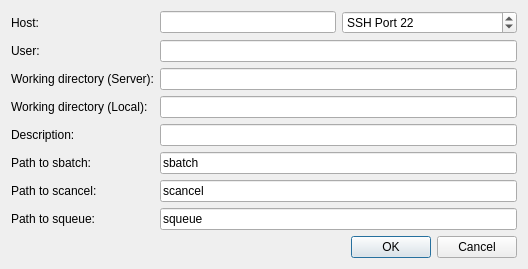
<?xml version="1.0" encoding="UTF-8"?>
<ui version="4.0">
 <class>SlurmConfigDialog</class>
 <widget class="QDialog" name="SlurmConfigDialog">
  <property name="geometry">
   <rect>
    <x>0</x>
    <y>0</y>
    <width>528</width>
    <height>245</height>
   </rect>
  </property>
  <property name="sizePolicy">
   <sizepolicy hsizetype="Maximum" vsizetype="Preferred">
    <horstretch>0</horstretch>
    <verstretch>0</verstretch>
   </sizepolicy>
  </property>
  <property name="windowTitle">
   <string>SLURM Queue Configuration</string>
  </property>
  <layout class="QGridLayout" name="gridLayout">
   <item row="0" column="0">
    <widget class="QLabel" name="label_18">
     <property name="sizePolicy">
      <sizepolicy hsizetype="Maximum" vsizetype="Preferred">
       <horstretch>0</horstretch>
       <verstretch>0</verstretch>
      </sizepolicy>
     </property>
     <property name="text">
      <string>Host:</string>
     </property>
     <property name="buddy">
      <cstring>edit_host</cstring>
     </property>
    </widget>
   </item>
   <item row="0" column="2">
    <widget class="QLineEdit" name="edit_host">
     <property name="toolTip">
      <string>Address of host. Can use IP or host name.</string>
     </property>
    </widget>
   </item>
   <item row="0" column="3">
    <widget class="QSpinBox" name="spin_port">
     <property name="prefix">
      <string>SSH Port </string>
     </property>
     <property name="maximum">
      <number>99999</number>
     </property>
     <property name="value">
      <number>22</number>
     </property>
    </widget>
   </item>
   <item row="1" column="0">
    <widget class="QLabel" name="label_19">
     <property name="sizePolicy">
      <sizepolicy hsizetype="Maximum" vsizetype="Preferred">
       <horstretch>0</horstretch>
       <verstretch>0</verstretch>
      </sizepolicy>
     </property>
     <property name="text">
      <string>User:</string>
     </property>
     <property name="buddy">
      <cstring>edit_username</cstring>
     </property>
    </widget>
   </item>
   <item row="1" column="2" colspan="2">
    <widget class="QLineEdit" name="edit_username">
     <property name="toolTip">
      <string>Username on above host.</string>
     </property>
    </widget>
   </item>
   <item row="2" column="0" colspan="2">
    <widget class="QLabel" name="label_20">
     <property name="sizePolicy">
      <sizepolicy hsizetype="Maximum" vsizetype="Preferred">
       <horstretch>0</horstretch>
       <verstretch>0</verstretch>
      </sizepolicy>
     </property>
     <property name="text">
      <string>Working directory (Server):</string>
     </property>
     <property name="buddy">
      <cstring>edit_rempath</cstring>
     </property>
    </widget>
   </item>
   <item row="2" column="2" colspan="2">
    <widget class="QLineEdit" name="edit_rempath">
     <property name="toolTip">
      <string>Path on remote host to use during optimizations. Do not use wildcard characters or BASH-specific characters (e.g. '~' in place of /home/user).</string>
     </property>
    </widget>
   </item>
   <item row="3" column="0">
    <widget class="QLabel" name="label_21">
     <property name="sizePolicy">
      <sizepolicy hsizetype="Maximum" vsizetype="Preferred">
       <horstretch>0</horstretch>
       <verstretch>0</verstretch>
      </sizepolicy>
     </property>
     <property name="text">
      <string>Working directory (Local):</string>
     </property>
     <property name="buddy">
      <cstring>edit_locpath</cstring>
     </property>
    </widget>
   </item>
   <item row="3" column="2" colspan="2">
    <widget class="QLineEdit" name="edit_locpath">
     <property name="toolTip">
      <string>Local path to store files</string>
     </property>
    </widget>
   </item>
   <item row="5" column="0">
    <widget class="QLabel" name="label_launch">
     <property name="sizePolicy">
      <sizepolicy hsizetype="Maximum" vsizetype="Preferred">
       <horstretch>0</horstretch>
       <verstretch>0</verstretch>
      </sizepolicy>
     </property>
     <property name="toolTip">
      <string>Command used to submit jobs to the SLURM queue. Usually sbatch.</string>
     </property>
     <property name="text">
      <string>Path to sbatch:</string>
     </property>
     <property name="buddy">
      <cstring>edit_sbatch</cstring>
     </property>
    </widget>
   </item>
   <item row="5" column="2" colspan="2">
    <widget class="QLineEdit" name="edit_sbatch">
     <property name="toolTip">
      <string>Command used to submit jobs to the SLURM queue. Usually sbatch.</string>
     </property>
     <property name="text">
      <string>sbatch</string>
     </property>
    </widget>
   </item>
   <item row="6" column="0">
    <widget class="QLabel" name="label_scancel">
     <property name="sizePolicy">
      <sizepolicy hsizetype="Maximum" vsizetype="Preferred">
       <horstretch>0</horstretch>
       <verstretch>0</verstretch>
      </sizepolicy>
     </property>
     <property name="toolTip">
      <string>Command used to delete jobs from the queue. Usually scancel.</string>
     </property>
     <property name="text">
      <string>Path to scancel:</string>
     </property>
     <property name="buddy">
      <cstring>edit_scancel</cstring>
     </property>
    </widget>
   </item>
   <item row="7" column="0">
    <widget class="QLabel" name="label_check">
     <property name="sizePolicy">
      <sizepolicy hsizetype="Maximum" vsizetype="Preferred">
       <horstretch>0</horstretch>
       <verstretch>0</verstretch>
      </sizepolicy>
     </property>
     <property name="toolTip">
      <string>Command used to check the SLURM queue. Usually squeue.</string>
     </property>
     <property name="text">
      <string>Path to squeue:</string>
     </property>
     <property name="buddy">
      <cstring>edit_squeue</cstring>
     </property>
    </widget>
   </item>
   <item row="6" column="2" colspan="2">
    <widget class="QLineEdit" name="edit_scancel">
     <property name="toolTip">
      <string>Command used to delete jobs from the queue. Usually scancel.</string>
     </property>
     <property name="text">
      <string>scancel</string>
     </property>
    </widget>
   </item>
   <item row="7" column="2" colspan="2">
    <widget class="QLineEdit" name="edit_squeue">
     <property name="toolTip">
      <string>Command used to check the SLURM queue. Use squeue.</string>
     </property>
     <property name="text">
      <string>squeue</string>
     </property>
    </widget>
   </item>
   <item row="4" column="0">
    <widget class="QLabel" name="label">
     <property name="text">
      <string>Description:</string>
     </property>
     <property name="buddy">
      <cstring>edit_description</cstring>
     </property>
    </widget>
   </item>
   <item row="4" column="2" colspan="2">
    <widget class="QLineEdit" name="edit_description">
     <property name="toolTip">
      <string>Short description of optimization (used as %description% template keyword in input templates).</string>
     </property>
    </widget>
   </item>
   <item row="9" column="3">
    <widget class="QDialogButtonBox" name="buttonBox">
     <property name="orientation">
      <enum>Qt::Horizontal</enum>
     </property>
     <property name="standardButtons">
      <set>QDialogButtonBox::Cancel|QDialogButtonBox::Ok</set>
     </property>
    </widget>
   </item>
   <item row="8" column="3">
    <spacer name="verticalSpacer">
     <property name="orientation">
      <enum>Qt::Vertical</enum>
     </property>
     <property name="sizeHint" stdset="0">
      <size>
       <width>20</width>
       <height>40</height>
      </size>
     </property>
    </spacer>
   </item>
  </layout>
 </widget>
 <tabstops>
  <tabstop>edit_host</tabstop>
  <tabstop>spin_port</tabstop>
  <tabstop>edit_username</tabstop>
  <tabstop>edit_rempath</tabstop>
  <tabstop>edit_locpath</tabstop>
  <tabstop>edit_description</tabstop>
  <tabstop>edit_sbatch</tabstop>
  <tabstop>edit_scancel</tabstop>
  <tabstop>edit_squeue</tabstop>
  <tabstop>buttonBox</tabstop>
 </tabstops>
 <resources/>
 <connections>
  <connection>
   <sender>buttonBox</sender>
   <signal>accepted()</signal>
   <receiver>SlurmConfigDialog</receiver>
   <slot>accept()</slot>
   <hints>
    <hint type="sourcelabel">
     <x>248</x>
     <y>254</y>
    </hint>
    <hint type="destinationlabel">
     <x>157</x>
     <y>274</y>
    </hint>
   </hints>
  </connection>
  <connection>
   <sender>buttonBox</sender>
   <signal>rejected()</signal>
   <receiver>SlurmConfigDialog</receiver>
   <slot>reject()</slot>
   <hints>
    <hint type="sourcelabel">
     <x>316</x>
     <y>260</y>
    </hint>
    <hint type="destinationlabel">
     <x>286</x>
     <y>274</y>
    </hint>
   </hints>
  </connection>
 </connections>
</ui>
